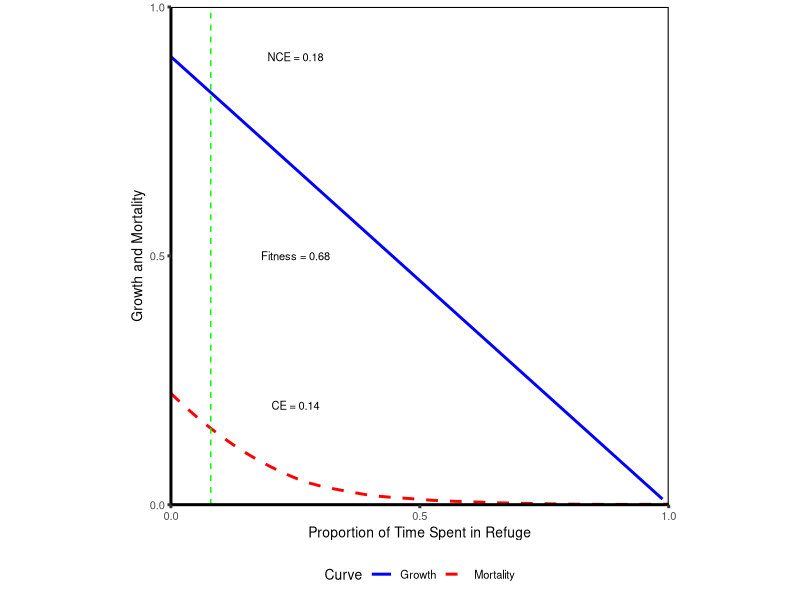
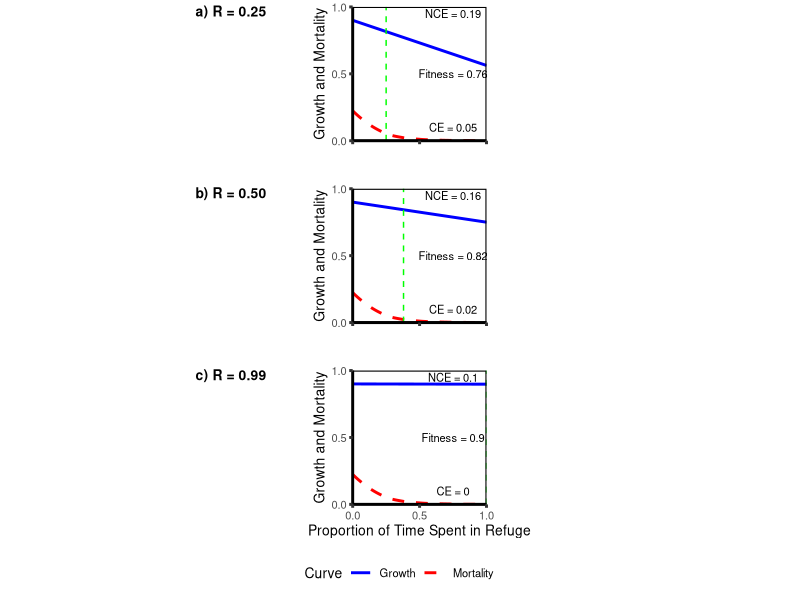
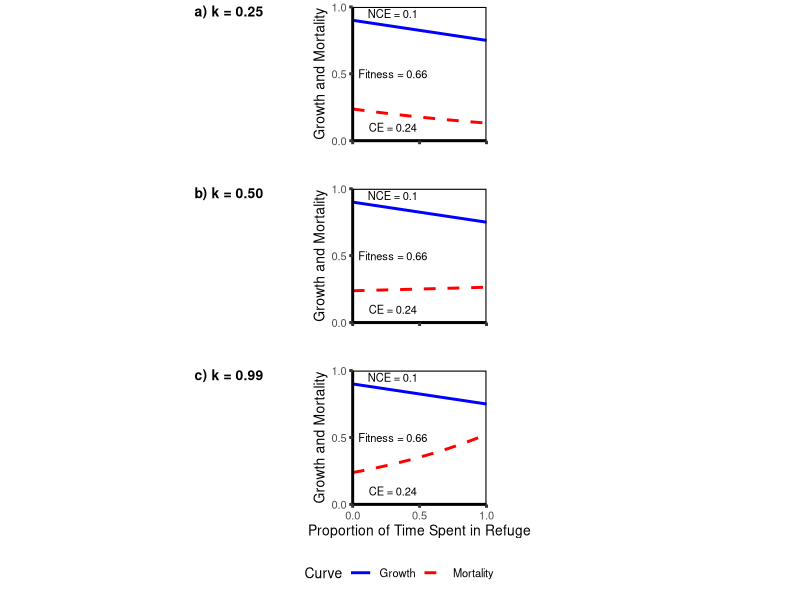

Generate these figures, in order, with R:
## ---- chunk 1
library(ggplot2)
library(formatR)
library(knitr)
library(cowplot)
knitr::opts_chunk$set(tidy.opts = list(width.cutoff = 60), tidy = TRUE)
knitr::opts_chunk$set(warning = FALSE, message = FALSE) 
## ---- chunk 2
## The mortality-trait curve
# This forumula is simplified by setting some of the values as constants
# r is assumed to be 0.5 (which cancels out the 2), while k, v, and s are manipulated values
# k is predator density
# v is predator velocity
# s is prey velocity

pred.curve <- function(N_pred, k, v, s){
 k * sqrt( v^2 + s^2 )
}
## ---- chunk 3
## The growth-trait curve
# R is prey resource density
# s is prey body velocity
# h is handling time

growth.curve <- function(s, h, R){
  ( s * R )/( 1 + s * h * R )
}
## ---- chunk 4
# First, set up dataframe and important variables
refuge.df <- as.data.frame( mat.or.vec( 25, 5 ) )
colnames(refuge.df) <- c("proptime", "growth_curve", "mort_curve", "fitness", "NCE_CE") # For each level of proptime (proportion of time spent in refuge), we will calculate the two curves, the resulting fitness (1 - NCE - CE), and the relative strength of the NCE and CE (as NCE/CE)
refuge.df$proptime <- seq(0, 1, by = 1/24) # Prey can spend between 1 and 24 hours out of the day in the refuge, incremented by hours
# 1 was chosen as the starting point here simply because a later step requires taking the log of the growth curve calculation, so it can't be zero

# For now, assume one constant speed by prey in both habitats
# The following constants come from the baseline scenario, i.e. Fig. 2 in the grant proposal
# This means that at proptime = 0, the values for the trait curves will equal the ones shown in Fig. 2
s_val <- 0.5 # prey velocity, this value for prey velocity is ~500 in Fig. 2
h_val <- 8 # prey handling time
R_val <- 1 # resource density outside of refuge
cost_constant_val <- 9 # a constant Scott applied to the growth curve in the calcs to make the numbers cleaner
v_val <- 0.2 # predator velocity
k_val <- 0.45 # predator density outside refuge
pred_constant_val <- 0.98058 # a constant Scott applied in the calcs to the mortality curve to make the numbers cleaner

# We will describe conditions in the refuge using two additional constants, each set to zero in this first simulation
R_refuge_val <- 0 # resource density inside refuge
k_refuge_val <- 0.001 # predator density in refuge, this can't actually be zero because the log of it is taken later
## ---- chunk 5
## Derive the trait curves
# Growth curve
# Growth is additive, so this is simply (growth during time outside refuge + growth during time inside refuge)
refuge.df$growth_curve <- 
  (1 - refuge.df$proptime) * ( cost_constant_val * growth.curve( s = s_val, R = R_val, h = h_val ) ) +
  (refuge.df$proptime) * ( cost_constant_val * growth.curve( s = s_val, R = R_refuge_val, h = h_val ) )
## ---- chunk 6
# Mortality curve
# Weighted mean of risk during time spent outside refuge + risk during time spent inside refuge
refuge.df$mort_curve <- exp( 
  ( ( 1 - refuge.df$proptime ) * log( pred_constant_val * pred.curve( k = k_val, v = v_val, s = s_val ) ) ) +
    ( ( refuge.df$proptime ) * log( pred_constant_val * pred.curve( k = k_refuge_val, v = v_val, s = s_val ) ) ) )

# Calculate fitness and relative strength of NCEs and CEs
refuge.df$fitness <- 1 - ( 1 - refuge.df$growth_curve ) - refuge.df$mort_curve
refuge.df$NCE_CE <- refuge.df$growth_curve / refuge.df$mort_curve

# Some other important metrics
refuge_optim <- round(refuge.df$proptime[which(refuge.df$fitness == max(refuge.df$fitness))], digits = 2) # The level of refuge use (along x-axis) that fitness is optimized at
refuge_optim_fitness <- round(refuge.df$fitness[which(refuge.df$fitness == max(refuge.df$fitness))], digits = 2) # The fitness value at the optimum
refuge_optim_CE <- round(refuge.df$mort_curve[which(refuge.df$fitness == max(refuge.df$fitness))], digits = 2) # The strength of the CE at the optimum
refuge_optim_NCE <- round(1 - refuge_optim_CE - refuge_optim_fitness, digits = 2) # The strength of the NCE at the optimum

## ---- chunk 7
# Generate a plot of the trait curves
ggplot( data = refuge.df, aes( x = proptime ) ) +
  geom_smooth( aes( y = growth_curve, colour = "Growth" ), se = FALSE ) +
  geom_smooth( aes( y = mort_curve, colour = "Mortality" ), se = FALSE, linetype = "dashed" ) +
  theme_classic( base_size = 10, base_line_size = 1 ) + 
  ylab("Growth and Mortality") +
  xlab("Proportion of Time Spent in Refuge") +
  geom_vline( xintercept = refuge_optim,  size = 0.5, linetype = "dashed", colour = "green" ) +
  annotate( "text", x = 0.25, y = 0.9, label = paste0("NCE = ", refuge_optim_NCE), size = 8/.pt  ) +
  annotate( "text", x = 0.25, y = 0.5, label = paste0("Fitness = ", refuge_optim_fitness), size = 8/.pt  ) +
  annotate( "text", x = 0.25, y = 0.2, label = paste0("CE = ", refuge_optim_CE), size = 8/.pt  ) +
  scale_x_continuous(expand = c(0, 0), breaks = c(0, 0.5, 1) ) + 
  scale_y_continuous(expand = c(0, 0), limits = c(0, 1), breaks = c(0, 0.5, 1) ) +
  scale_colour_manual(name = "Curve", values = c("blue", "red")) +
  theme( panel.border = element_rect( color = "black", fill = NA, linewidth = 0.75 ), aspect.ratio = 1,
         legend.position = "bottom" )
## ---- chunk 8
## Scenario 2a
R_refuge_val <- 0.25 # resource density inside refuge

# Growth curve
# Growth is additive, so this is simply (growth during time outside refuge + growth during time inside refuge)
refuge.df$growth_curve <- 
  (1 - refuge.df$proptime) * ( cost_constant_val * growth.curve( s = s_val, R = R_val, h = h_val ) ) +
  (refuge.df$proptime) * ( cost_constant_val * growth.curve( s = s_val, R = R_refuge_val, h = h_val ) )

# Mortality curve remains the same

# Calculate fitness and relative strength of NCEs and CEs
refuge.df$fitness <- 1 - ( 1 - refuge.df$growth_curve ) - refuge.df$mort_curve
refuge.df$NCE_CE <- refuge.df$growth_curve / refuge.df$mort_curve

# Some other important metrics
refuge_optim <- round(refuge.df$proptime[which(refuge.df$fitness == max(refuge.df$fitness))], digits = 2) # The level of refuge use (along x-axis) that fitness is optimized at
refuge_optim_fitness <- round(refuge.df$fitness[which(refuge.df$fitness == max(refuge.df$fitness))], digits = 2) # The fitness value at the optimum
refuge_optim_CE <- round(refuge.df$mort_curve[which(refuge.df$fitness == max(refuge.df$fitness))], digits = 2) # The strength of the CE at the optimum
refuge_optim_NCE <- round(1 - refuge_optim_CE - refuge_optim_fitness, digits = 2) # The strength of the NCE at the optimum

# Generate a plot of the trait curves
scen2a.plot <- ggplot( data = refuge.df, aes( x = proptime ) ) +
  geom_smooth( aes( y = growth_curve, colour = "Growth" ), se = FALSE ) +
  geom_smooth( aes( y = mort_curve, colour = "Mortality" ), se = FALSE, linetype = "dashed" ) +
  theme_classic( base_size = 10, base_line_size = 1 ) + 
  ylab("Growth and Mortality") +
  xlab("Proportion of Time Spent in Refuge") +
  geom_vline( xintercept = refuge_optim,  size = 0.5, linetype = "dashed", colour = "green" ) +
  annotate( "text", x = 0.75, y = 0.95, label = paste0("NCE = ", refuge_optim_NCE), size = 8/.pt  ) +
  annotate( "text", x = 0.75, y = 0.5, label = paste0("Fitness = ", refuge_optim_fitness), size = 8/.pt  ) +
  annotate( "text", x = 0.75, y = 0.1, label = paste0("CE = ", refuge_optim_CE), size = 8/.pt  ) +
  scale_x_continuous(expand = c(0, 0), breaks = c(0, 0.5, 1) ) + 
  scale_y_continuous(expand = c(0, 0), limits = c(0, 1), breaks = c(0, 0.5, 1) ) +
  scale_colour_manual(name = "Curve", values = c("blue", "red")) +
  theme( panel.border = element_rect( color = "black", fill = NA, linewidth = 0.75 ), aspect.ratio = 1,
         axis.title.x = element_blank(),
         axis.text.x = element_blank(),
         legend.position = "none" )

## Scenario 2b
R_refuge_val <- 0.50 # resource density inside refuge

# Growth curve
# Growth is additive, so this is simply (growth during time outside refuge + growth during time inside refuge)
refuge.df$growth_curve <- 
  (1 - refuge.df$proptime) * ( cost_constant_val * growth.curve( s = s_val, R = R_val, h = h_val ) ) +
  (refuge.df$proptime) * ( cost_constant_val * growth.curve( s = s_val, R = R_refuge_val, h = h_val ) )

# Mortality curve remains the same

# Calculate fitness and relative strength of NCEs and CEs
refuge.df$fitness <- 1 - ( 1 - refuge.df$growth_curve ) - refuge.df$mort_curve
refuge.df$NCE_CE <- refuge.df$growth_curve / refuge.df$mort_curve

# Some other important metrics
refuge_optim <- round(refuge.df$proptime[which(refuge.df$fitness == max(refuge.df$fitness))], digits = 2) # The level of refuge use (along x-axis) that fitness is optimized at
refuge_optim_fitness <- round(refuge.df$fitness[which(refuge.df$fitness == max(refuge.df$fitness))], digits = 2) # The fitness value at the optimum
refuge_optim_CE <- round(refuge.df$mort_curve[which(refuge.df$fitness == max(refuge.df$fitness))], digits = 2) # The strength of the CE at the optimum
refuge_optim_NCE <- round(1 - refuge_optim_CE - refuge_optim_fitness, digits = 2) # The strength of the NCE at the optimum

# Generate a plot of the trait curves
scen2b.plot <- ggplot( data = refuge.df, aes( x = proptime ) ) +
  geom_smooth( aes( y = growth_curve, colour = "Growth" ), se = FALSE ) +
  geom_smooth( aes( y = mort_curve, colour = "Mortality" ), se = FALSE, linetype = "dashed" ) +
  theme_classic( base_size = 10, base_line_size = 1 ) + 
  ylab("Growth and Mortality") +
  xlab("Proportion of Time Spent in Refuge") +
  geom_vline( xintercept = refuge_optim,  size = 0.5, linetype = "dashed", colour = "green" ) +
  annotate( "text", x = 0.75, y = 0.95, label = paste0("NCE = ", refuge_optim_NCE), size = 8/.pt  ) +
  annotate( "text", x = 0.75, y = 0.5, label = paste0("Fitness = ", refuge_optim_fitness), size = 8/.pt  ) +
  annotate( "text", x = 0.75, y = 0.1, label = paste0("CE = ", refuge_optim_CE), size = 8/.pt  ) +
  scale_x_continuous(expand = c(0, 0), breaks = c(0, 0.5, 1) ) + 
  scale_y_continuous(expand = c(0, 0), limits = c(0, 1), breaks = c(0, 0.5, 1) ) +
  scale_colour_manual(name = "Curve", values = c("blue", "red")) +
  theme( panel.border = element_rect( color = "black", fill = NA, linewidth = 0.75 ), aspect.ratio = 1,
         axis.title.x = element_blank(),
         axis.text.x = element_blank(),
         legend.position = "none" )

## Scenario 2c
R_refuge_val <- 0.99 # resource density inside refuge

# Growth curve
# Growth is additive, so this is simply (growth during time outside refuge + growth during time inside refuge)
refuge.df$growth_curve <- 
  (1 - refuge.df$proptime) * ( cost_constant_val * growth.curve( s = s_val, R = R_val, h = h_val ) ) +
  (refuge.df$proptime) * ( cost_constant_val * growth.curve( s = s_val, R = R_refuge_val, h = h_val ) )

# Mortality curve remains the same

# Calculate fitness and relative strength of NCEs and CEs
refuge.df$fitness <- 1 - ( 1 - refuge.df$growth_curve ) - refuge.df$mort_curve
refuge.df$NCE_CE <- refuge.df$growth_curve / refuge.df$mort_curve

# Some other important metrics
refuge_optim <- round(refuge.df$proptime[which(refuge.df$fitness == max(refuge.df$fitness))], digits = 2) # The level of refuge use (along x-axis) that fitness is optimized at
refuge_optim_fitness <- round(refuge.df$fitness[which(refuge.df$fitness == max(refuge.df$fitness))], digits = 2) # The fitness value at the optimum
refuge_optim_CE <- round(refuge.df$mort_curve[which(refuge.df$fitness == max(refuge.df$fitness))], digits = 2) # The strength of the CE at the optimum
refuge_optim_NCE <- round(1 - refuge_optim_CE - refuge_optim_fitness, digits = 2) # The strength of the NCE at the optimum

# Generate a plot of the trait curves
scen2c.plot <- ggplot( data = refuge.df, aes( x = proptime ) ) +
  geom_smooth( aes( y = growth_curve, colour = "Growth" ), se = FALSE ) +
  geom_smooth( aes( y = mort_curve, colour = "Mortality" ), se = FALSE, linetype = "dashed" ) +
  theme_classic( base_size = 10, base_line_size = 1 ) + 
  ylab("Growth and Mortality") +
  xlab("Proportion of Time Spent in Refuge") +
  geom_vline( xintercept = refuge_optim,  size = 0.5, linetype = "dashed", colour = "green" ) +
  annotate( "text", x = 0.75, y = 0.95, label = paste0("NCE = ", refuge_optim_NCE), size = 8/.pt  ) +
  annotate( "text", x = 0.75, y = 0.5, label = paste0("Fitness = ", refuge_optim_fitness), size = 8/.pt  ) +
  annotate( "text", x = 0.75, y = 0.1, label = paste0("CE = ", refuge_optim_CE), size = 8/.pt  ) +
  scale_x_continuous(expand = c(0, 0), breaks = c(0, 0.5, 1) ) + 
  scale_y_continuous(expand = c(0, 0), limits = c(0, 1.0), breaks = c(0, 0.5, 1) ) +
  scale_colour_manual(name = "Curve", values = c("blue", "red")) +
  theme( panel.border = element_rect( color = "black", fill = NA, linewidth = 0.75 ), aspect.ratio = 1,
         legend.position = "bottom" )


get_legend_35 <- function(plot) {
  # return all legend candidates
  legends <- get_plot_component(plot, "guide-box", return_all = TRUE)
  # find non-zero legends
  nonzero <- vapply(legends, \(x) !inherits(x, "zeroGrob"), TRUE)
  idx <- which(nonzero)
  # return first non-zero legend if exists, and otherwise first element (which will be a zeroGrob) 
  if (length(idx) > 0) {
    return(legends[[idx[1]]])
  } else {
    return(legends[[1]])
  }
}

fig2.legend <- get_legend_35(scen2c.plot)
scen2c.plot <- scen2c.plot + theme(legend.position = "none")

fig2.plot <- plot_grid( scen2a.plot, scen2b.plot, scen2c.plot, ncol = 1, labels = c("a) R = 0.25", "b) R = 0.50", "c) R = 0.99"), label_size = 10, label_y = 1, label_x = 0.2, align = c("hv") )
plot_grid( fig2.plot, fig2.legend, rel_heights = c(1, 0.1), ncol = 1)
## ---- chunk 9
## Scenario 3a
R_refuge_val <- 0.5 # resource density inside refuge
k_refuge_val <- 0.25 # predator density inside refuge

# Growth curve
# Growth is additive, so this is simply (growth during time outside refuge + growth during time inside refuge)
refuge.df$growth_curve <- 
  (1 - refuge.df$proptime) * ( cost_constant_val * growth.curve( s = s_val, R = R_val, h = h_val ) ) +
  (refuge.df$proptime) * ( cost_constant_val * growth.curve( s = s_val, R = R_refuge_val, h = h_val ) )

# Mortality curve
# Weighted mean of risk during time spent outside refuge + risk during time spent inside refuge
refuge.df$mort_curve <- exp( 
  ( ( 1 - refuge.df$proptime ) * log( pred_constant_val * pred.curve( k = k_val, v = v_val, s = s_val ) ) ) +
    ( ( refuge.df$proptime ) * log( pred_constant_val * pred.curve( k = k_refuge_val, v = v_val, s = s_val ) ) ) )

# Calculate fitness and relative strength of NCEs and CEs
refuge.df$fitness <- 1 - ( 1 - refuge.df$growth_curve ) - refuge.df$mort_curve
refuge.df$NCE_CE <- refuge.df$growth_curve / refuge.df$mort_curve

# Some other important metrics
refuge_optim <- round(refuge.df$proptime[which(refuge.df$fitness == max(refuge.df$fitness))], digits = 2) # The level of refuge use (along x-axis) that fitness is optimized at
refuge_optim_fitness <- round(refuge.df$fitness[which(refuge.df$fitness == max(refuge.df$fitness))], digits = 2) # The fitness value at the optimum
refuge_optim_CE <- round(refuge.df$mort_curve[which(refuge.df$fitness == max(refuge.df$fitness))], digits = 2) # The strength of the CE at the optimum
refuge_optim_NCE <- round(1 - refuge_optim_CE - refuge_optim_fitness, digits = 2) # The strength of the NCE at the optimum

# Generate a plot of the trait curves
scen3a.plot <- ggplot( data = refuge.df, aes( x = proptime ) ) +
  geom_smooth( aes( y = growth_curve, colour = "Growth" ), se = FALSE ) +
  geom_smooth( aes( y = mort_curve, colour = "Mortality" ), se = FALSE, linetype = "dashed" ) +
  theme_classic( base_size = 10, base_line_size = 1 ) + 
  ylab("Growth and Mortality") +
  xlab("Proportion of Time Spent in Refuge") +
  geom_vline( xintercept = refuge_optim,  size = 0.5, linetype = "dashed", colour = "green" ) +
  annotate( "text", x = 0.3, y = 0.95, label = paste0("NCE = ", refuge_optim_NCE), size = 8/.pt  ) +
  annotate( "text", x = 0.3, y = 0.5, label = paste0("Fitness = ", refuge_optim_fitness), size = 8/.pt  ) +
  annotate( "text", x = 0.3, y = 0.1, label = paste0("CE = ", refuge_optim_CE), size = 8/.pt  ) +
  scale_x_continuous(expand = c(0, 0), breaks = c(0, 0.5, 1) ) + 
  scale_y_continuous(expand = c(0, 0), limits = c(0, 1), breaks = c(0, 0.5, 1) ) +
  scale_colour_manual(name = "Curve", values = c("blue", "red")) +
  theme( panel.border = element_rect( color = "black", fill = NA, linewidth = 0.75 ), aspect.ratio = 1,
         axis.title.x = element_blank(),
         axis.text.x = element_blank(),
         legend.position = "none" )


## Scenario 3b
R_refuge_val <- 0.5 # resource density inside refuge
k_refuge_val <- 0.5 # predator density inside refuge

# Growth curve
# Growth is additive, so this is simply (growth during time outside refuge + growth during time inside refuge)
refuge.df$growth_curve <- 
  (1 - refuge.df$proptime) * ( cost_constant_val * growth.curve( s = s_val, R = R_val, h = h_val ) ) +
  (refuge.df$proptime) * ( cost_constant_val * growth.curve( s = s_val, R = R_refuge_val, h = h_val ) )

# Mortality curve
# Weighted mean of risk during time spent outside refuge + risk during time spent inside refuge
refuge.df$mort_curve <- exp( 
  ( ( 1 - refuge.df$proptime ) * log( pred_constant_val * pred.curve( k = k_val, v = v_val, s = s_val ) ) ) +
    ( ( refuge.df$proptime ) * log( pred_constant_val * pred.curve( k = k_refuge_val, v = v_val, s = s_val ) ) ) )

# Calculate fitness and relative strength of NCEs and CEs
refuge.df$fitness <- 1 - ( 1 - refuge.df$growth_curve ) - refuge.df$mort_curve
refuge.df$NCE_CE <- refuge.df$growth_curve / refuge.df$mort_curve

# Some other important metrics
refuge_optim <- round(refuge.df$proptime[which(refuge.df$fitness == max(refuge.df$fitness))], digits = 2) # The level of refuge use (along x-axis) that fitness is optimized at
refuge_optim_fitness <- round(refuge.df$fitness[which(refuge.df$fitness == max(refuge.df$fitness))], digits = 2) # The fitness value at the optimum
refuge_optim_CE <- round(refuge.df$mort_curve[which(refuge.df$fitness == max(refuge.df$fitness))], digits = 2) # The strength of the CE at the optimum
refuge_optim_NCE <- round(1 - refuge_optim_CE - refuge_optim_fitness, digits = 2) # The strength of the NCE at the optimum

# Generate a plot of the trait curves
scen3b.plot <- ggplot( data = refuge.df, aes( x = proptime ) ) +
  geom_smooth( aes( y = growth_curve, colour = "Growth" ), se = FALSE ) +
  geom_smooth( aes( y = mort_curve, colour = "Mortality" ), se = FALSE, linetype = "dashed" ) +
  theme_classic( base_size = 10, base_line_size = 1 ) + 
  ylab("Growth and Mortality") +
  xlab("Proportion of Time Spent in Refuge") +
  geom_vline( xintercept = refuge_optim,  size = 0.5, linetype = "dashed", colour = "green" ) +
  annotate( "text", x = 0.3, y = 0.95, label = paste0("NCE = ", refuge_optim_NCE), size = 8/.pt  ) +
  annotate( "text", x = 0.3, y = 0.5, label = paste0("Fitness = ", refuge_optim_fitness), size = 8/.pt  ) +
  annotate( "text", x = 0.3, y = 0.1, label = paste0("CE = ", refuge_optim_CE), size = 8/.pt  ) +
  scale_x_continuous(expand = c(0, 0), breaks = c(0, 0.5, 1) ) + 
  scale_y_continuous(expand = c(0, 0), limits = c(0, 1), breaks = c(0, 0.5, 1) ) +
  scale_colour_manual(name = "Curve", values = c("blue", "red")) +
  theme( panel.border = element_rect( color = "black", fill = NA, linewidth = 0.75 ), aspect.ratio = 1,
         axis.title.x = element_blank(),
         axis.text.x = element_blank(),
         legend.position = "none" )


##Scenario 3c
R_refuge_val <- 0.5 # resource density inside refuge
k_refuge_val <- 0.99 # predator density inside refuge

# Growth curve
# Growth is additive, so this is simply (growth during time outside refuge + growth during time inside refuge)
refuge.df$growth_curve <- 
  (1 - refuge.df$proptime) * ( cost_constant_val * growth.curve( s = s_val, R = R_val, h = h_val ) ) +
  (refuge.df$proptime) * ( cost_constant_val * growth.curve( s = s_val, R = R_refuge_val, h = h_val ) )

# Mortality curve
# Weighted mean of risk during time spent outside refuge + risk during time spent inside refuge
refuge.df$mort_curve <- exp( 
  ( ( 1 - refuge.df$proptime ) * log( pred_constant_val * pred.curve( k = k_val, v = v_val, s = s_val ) ) ) +
    ( ( refuge.df$proptime ) * log( pred_constant_val * pred.curve( k = k_refuge_val, v = v_val, s = s_val ) ) ) )

# Calculate fitness and relative strength of NCEs and CEs
refuge.df$fitness <- 1 - ( 1 - refuge.df$growth_curve ) - refuge.df$mort_curve
refuge.df$NCE_CE <- refuge.df$growth_curve / refuge.df$mort_curve

# Some other important metrics
refuge_optim <- round(refuge.df$proptime[which(refuge.df$fitness == max(refuge.df$fitness))], digits = 2) # The level of refuge use (along x-axis) that fitness is optimized at
refuge_optim_fitness <- round(refuge.df$fitness[which(refuge.df$fitness == max(refuge.df$fitness))], digits = 2) # The fitness value at the optimum
refuge_optim_CE <- round(refuge.df$mort_curve[which(refuge.df$fitness == max(refuge.df$fitness))], digits = 2) # The strength of the CE at the optimum
refuge_optim_NCE <- round(1 - refuge_optim_CE - refuge_optim_fitness, digits = 2) # The strength of the NCE at the optimum

# Generate a plot of the trait curves
scen3c.plot<- ggplot( data = refuge.df, aes( x = proptime ) ) +
  geom_smooth( aes( y = growth_curve, colour = "Growth" ), se = FALSE ) +
  geom_smooth( aes( y = mort_curve, colour = "Mortality" ), se = FALSE, linetype = "dashed" ) +
  theme_classic( base_size = 10, base_line_size = 1 ) + 
  ylab("Growth and Mortality") +
  xlab("Proportion of Time Spent in Refuge") +
  geom_vline( xintercept = refuge_optim,  size = 0.5, linetype = "dashed", colour = "green" ) +
  annotate( "text", x = 0.3, y = 0.95, label = paste0("NCE = ", refuge_optim_NCE), size = 8/.pt  ) +
  annotate( "text", x = 0.3, y = 0.5, label = paste0("Fitness = ", refuge_optim_fitness), size = 8/.pt  ) +
  annotate( "text", x = 0.3, y = 0.1, label = paste0("CE = ", refuge_optim_CE), size = 8/.pt  ) +
  scale_x_continuous(expand = c(0, 0), breaks = c(0, 0.5, 1) ) + 
  scale_y_continuous(expand = c(0, 0), limits = c(0, 1), breaks = c(0, 0.5, 1) ) +
  scale_colour_manual(name = "Curve", values = c("blue", "red")) +
  theme( panel.border = element_rect( color = "black", fill = NA, linewidth = 0.75 ), aspect.ratio = 1,
         legend.position = "bottom" )

fig3.legend <- get_legend_35(scen3c.plot)
scen3c.plot <- scen3c.plot + theme(legend.position = "none")

fig3.plot <- plot_grid( scen3a.plot, scen3b.plot, scen3c.plot, ncol = 1, labels = c("a) k = 0.25", "b) k = 0.50", "c) k = 0.99"), label_size = 10, label_y = 1, label_x = 0.2, align = c("hv") )
plot_grid( fig3.plot, fig3.legend, rel_heights = c(1, 0.1), ncol = 1)
